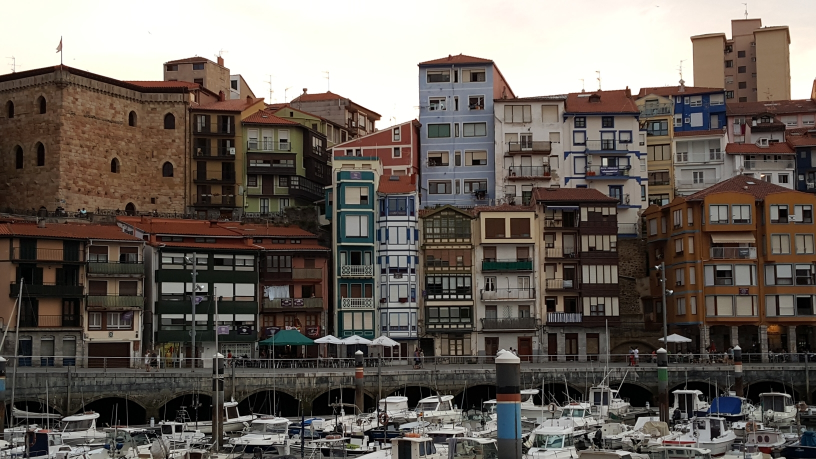
%> input picture Escena4/Escena4_imagen1.jpg, 1632 x 918 px (shown at 1/2 size)
$ octave Copy_of_Programa.m   (GNU Octave 9; MATLAB toolbox functions it lacks are replaced by stand-ins)
%> lines starting %> are read from the running program, lines starting %| are printed output that depends on the picture
%%%%%%%%%%
% @author: Juan José Jurado Camino (M20039)
% @version: 2.2
% @date: 25/06/2021
% @module: Image Stitching
% @purpose: This is a project for the subject "Técnicas avanzadas de visión por
% computador" in " Máster Universitario en Robótica y Automática de la
% Universidad Politécnica de Madrid".
%%%%%%%%%
clc, clear, close all;
I1 = imread('..\Escena4\Escena4_imagen1.jpg');
%> I1 is the input picture: size 918x1632x3 uint8; mean R, G, B 106, 98.1, 91.3
I2 = imread('..\Escena4\Escena4_imagen2.jpg');
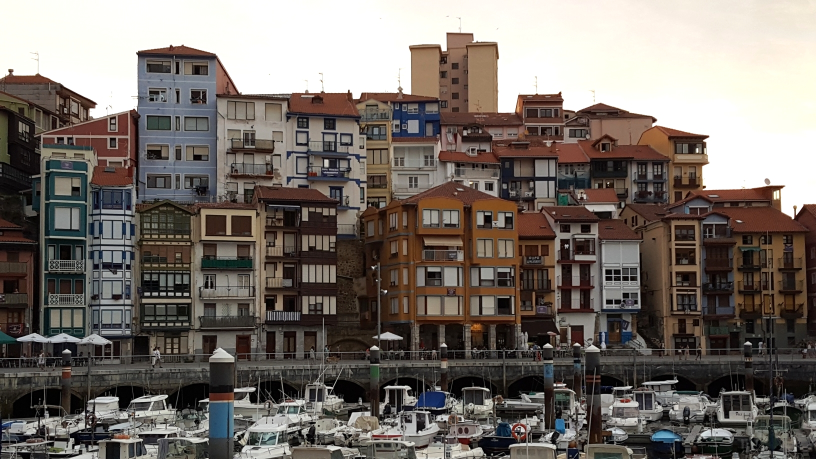
%> input picture Escena4/Escena4_imagen2.jpg, 1632 x 918 px (shown at 1/2 size)
%> I2 is the input picture: size 918x1632x3 uint8; mean R, G, B 118.6, 110.8, 104.9
I3 = imread('..\Escena4\Escena4_imagen3.jpg');
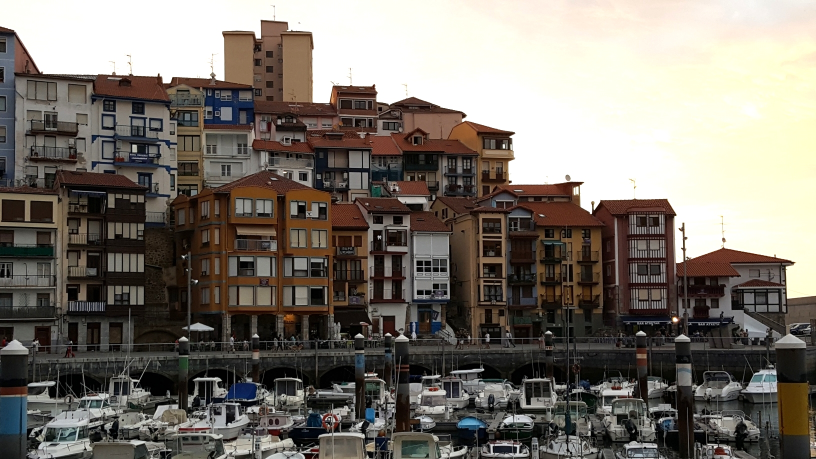
%> input picture Escena4/Escena4_imagen3.jpg, 1632 x 918 px (shown at 1/2 size)
%> I3 is the input picture: size 918x1632x3 uint8; mean R, G, B 122.9, 116.8, 109

%% Features Detection SIFT
%Parametro casamiento
MatchThresholdSIFT=0.4;
MatchThreshold=0.4;
MatchThresholdHamming=10.0;
MaxRatioSIFT=0.25;
MaxRatio=0.2;
MaxRatioHamming=0.4;

%ALGORITMO SIFT
%> (the run ends here)
